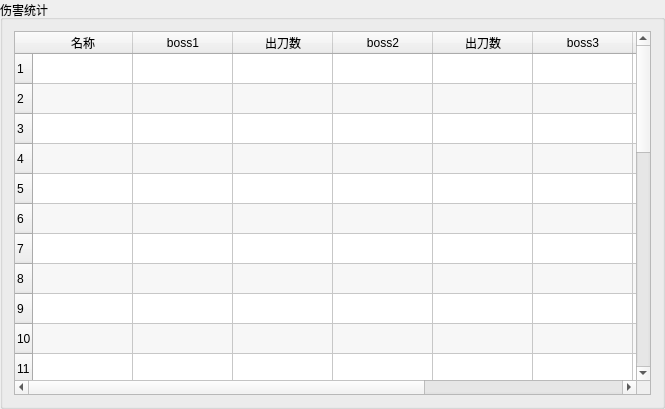
<?xml version="1.0" encoding="UTF-8"?>
<ui version="4.0">
 <class>GroupBox</class>
 <widget class="QGroupBox" name="GroupBox">
  <property name="geometry">
   <rect>
    <x>0</x>
    <y>0</y>
    <width>665</width>
    <height>409</height>
   </rect>
  </property>
  <property name="windowTitle">
   <string>GroupBox</string>
  </property>
  <property name="title">
   <string>伤害统计</string>
  </property>
  <layout class="QHBoxLayout" name="horizontalLayout">
   <item>
    <widget class="QTableWidget" name="table_boss">
     <property name="editTriggers">
      <set>QAbstractItemView::NoEditTriggers</set>
     </property>
     <property name="alternatingRowColors">
      <bool>true</bool>
     </property>
     <property name="rowCount">
      <number>30</number>
     </property>
     <row/>
     <row/>
     <row/>
     <row/>
     <row/>
     <row/>
     <row/>
     <row/>
     <row/>
     <row/>
     <row/>
     <row/>
     <row/>
     <row/>
     <row/>
     <row/>
     <row/>
     <row/>
     <row/>
     <row/>
     <row/>
     <row/>
     <row/>
     <row/>
     <row/>
     <row/>
     <row/>
     <row/>
     <row/>
     <row/>
     <column>
      <property name="text">
       <string>名称</string>
      </property>
     </column>
     <column>
      <property name="text">
       <string>boss1</string>
      </property>
     </column>
     <column>
      <property name="text">
       <string>出刀数</string>
      </property>
     </column>
     <column>
      <property name="text">
       <string>boss2</string>
      </property>
     </column>
     <column>
      <property name="text">
       <string>出刀数</string>
      </property>
     </column>
     <column>
      <property name="text">
       <string>boss3</string>
      </property>
     </column>
     <column>
      <property name="text">
       <string>出刀数</string>
      </property>
     </column>
     <column>
      <property name="text">
       <string>boss4</string>
      </property>
     </column>
     <column>
      <property name="text">
       <string>出刀数</string>
      </property>
     </column>
    </widget>
   </item>
  </layout>
 </widget>
 <resources/>
 <connections/>
</ui>
